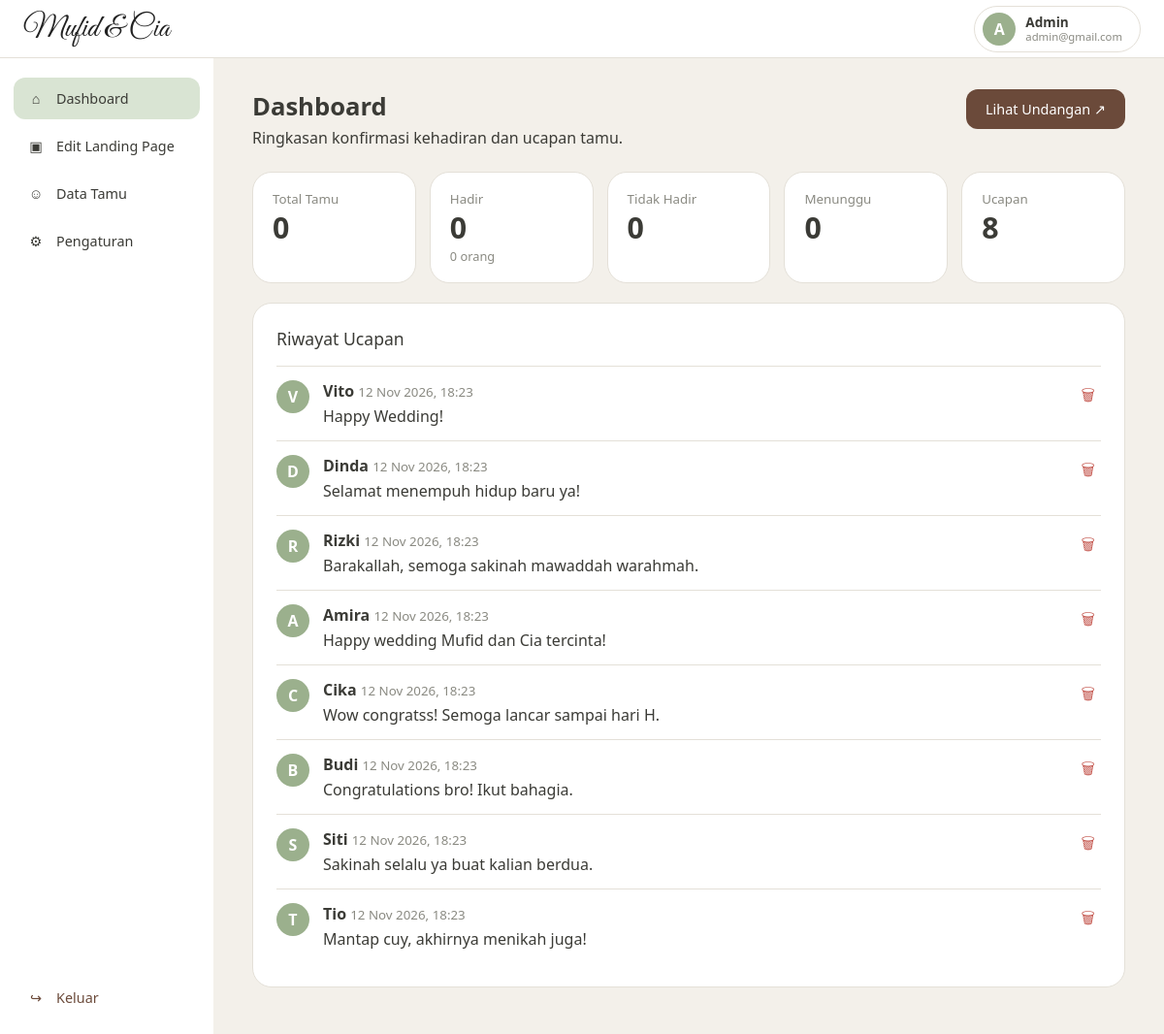
The page /admin/index.php (signed in) on the database its author committed.
### tables this page shows
CREATE TABLE IF NOT EXISTS wishes (
  id INT AUTO_INCREMENT PRIMARY KEY,
  guest_id INT NULL,
  name VARCHAR(100) NOT NULL,
  message VARCHAR(300) NOT NULL,
  created_at TIMESTAMP NOT NULL DEFAULT CURRENT_TIMESTAMP,
  FOREIGN KEY (guest_id) REFERENCES guests(id) ON DELETE SET NULL
);

### config.php (called while the page is built, shortened)
<?php
require __DIR__ . '/fields.php';
function db(): PDO {
    static $pdo;
    return $pdo ??= new PDO('mysql:host=' . DB_HOST . ';dbname=' . DB_NAME . ';charset=utf8mb4', DB_USER, DB_PASS, [
        PDO::ATTR_ERRMODE => PDO::ERRMODE_EXCEPTION,
        PDO::ATTR_DEFAULT_FETCH_MODE => PDO::FETCH_ASSOC,
    ]);
}
function e($s): string { return htmlspecialchars((string)$s, ENT_QUOTES, 'UTF-8'); }
function content_all(): array {
    global $FIELDS;
    static $all;
    if ($all === null) {
        $all = [];
        foreach ($FIELDS as $sec => $s) foreach ($s['fields'] as $k => $f) $all["$sec.$k"] = $f[2];
        foreach (db()->query('SELECT k, v FROM content') as $r) $all[$r['k']] = $r['v'];
    }
    return $all;
}
function c(string $key): string { return content_all()[$key] ?? ''; }

### admin/index.php (the view, shortened to what this page needs)
<?php
require __DIR__ . '/layout.php';
$st = db()->query("SELECT COUNT(*) total,
    COALESCE(SUM(status='hadir'),0) hadir,
    COALESCE(SUM(status='tidak_hadir'),0) tidak,
    COALESCE(SUM(status='menunggu'),0) tunggu,
    COALESCE(SUM(CASE WHEN status='hadir' THEN pax END),0) pax FROM guests")->fetch();
$wishes = db()->query('SELECT w.*, g.code FROM wishes w LEFT JOIN guests g ON g.id = w.guest_id ORDER BY w.id DESC')->fetchAll();
admin_head('Dashboard', 'index');
?>
<div class="page-head"><div><h1>Dashboard</h1><p>Ringkasan konfirmasi kehadiran dan ucapan tamu.</p></div>
  <a class="btn" href="../index.php" target="_blank">Lihat Undangan ↗</a></div>
<div class="stats">
  <div class="card stat"><small>Total Tamu</small><b><?= (int)$st['total'] ?></b></div>
  <div class="card stat"><small>Hadir</small><b><?= (int)$st['hadir'] ?></b><em><?= (int)$st['pax'] ?> orang</em></div>
  <div class="card stat"><small>Tidak Hadir</small><b><?= (int)$st['tidak'] ?></b></div>
  <div class="card stat"><small>Menunggu</small><b><?= (int)$st['tunggu'] ?></b></div>
  <div class="card stat"><small>Ucapan</small><b><?= count($wishes) ?></b></div>
</div>
<div class="card">
  <h2>Riwayat Ucapan</h2>
  <?php foreach ($wishes as $w): ?>
    <div class="wish">
      <span class="avatar"><?= e(mb_strtoupper(mb_substr($w['name'], 0, 1))) ?></span>
      <div class="grow"><b><?= e($w['name']) ?></b> <small><?= e(date('d M Y, H:i', strtotime($w['created_at']))) ?></small>
        <p><?= e($w['message']) ?></p></div>
      <form method="post" onsubmit="return confirm('Hapus ucapan ini?')">
        <button class="icon danger" name="delete_wish" value="<?= (int)$w['id'] ?>" title="Hapus">🗑</button>
      </form>
    </div>
  <?php endforeach; ?>
</div>
<?php admin_foot(); ?>

### admin/layout.php (shortened to what this page needs)
<?php
require __DIR__ . '/../config.php';
function admin_head(string $title, string $active): void {
    $menu = [
        'index'    => ['Dashboard', 'index.php', '⌂'],
        'landing'  => ['Edit Landing Page', 'landing.php', '▣'],
        'guests'   => ['Data Tamu', 'guests.php', '☺'],
        'settings' => ['Pengaturan', 'settings.php', '⚙'],
    ];
    ?>
<!DOCTYPE html>
<html lang="id">
<head>
<link rel="stylesheet" href="css/admin.css">
</head>
<body>
<header class="topbar">
  <a class="brand" href="index.php"><?= e(c('cover.couple')) ?></a>
  <div class="user">
    <span class="avatar">A</span>
    <span><b>Admin</b><small><?= e($_SESSION['admin_email'] ?? '') ?></small></span>
  </div>
</header>
<div class="shell">
  <nav class="side">
    <?php foreach ($menu as $key => [$label, $href, $icon]): ?>
      <a href="<?= $href ?>" class="<?= $key === $active ? 'on' : '' ?>"><i><?= $icon ?></i><?= e($label) ?></a>
    <?php endforeach; ?>
    <a href="logout.php" class="logout"><i>↪</i>Keluar</a>
  </nav>
  <main class="main">
<?php
}
function admin_foot(string $script = ''): void {
    echo "  </main>\n</div>\n<script>window.CSRF = " . json_encode(csrf()) . ";</script>\n";
    echo "</body>\n</html>\n";
}

### admin/css/admin.css (style rules this page uses)
:root { --bg:#f3f0ea; --sage:#d9e4d3; --brown:#6b4a3a; --ink:#3b3b36; --muted:#8a8a82; --line:#e4e0d8; --red:#c4574f; --gold:#c9963a; --green:#5b8c68; }
* { box-sizing: border-box; }
body { margin:0; font-family: system-ui, "Segoe UI", sans-serif; color:var(--ink); background:var(--bg); }
h1 { margin:0; font-size:1.6rem; }
h2 { margin:0 0 1rem; font-size:1.1rem; font-weight:500; }
p { margin:.25rem 0; }
.muted, small, .sub { color:var(--muted); }
.topbar { height:60px; background:#fff; display:flex; align-items:center; justify-content:space-between; padding:0 24px; border-bottom:1px solid var(--line); }
.brand { font-family:"Great Vibes", cursive; font-size:2rem; color:#222; text-decoration:none; }
.user { display:flex; align-items:center; gap:10px; border:1px solid var(--line); border-radius:999px; padding:6px 18px 6px 8px; }
.user span:last-child { display:flex; flex-direction:column; line-height:1.2; font-size:.85rem; }
.avatar { width:34px; height:34px; border-radius:50%; background:#9bb08d; color:#fff; display:inline-flex; align-items:center; justify-content:center; font-weight:600; flex-shrink:0; }
.shell { display:flex; min-height:calc(100vh - 60px); }
.side { width:220px; background:#fff; padding:20px 14px; display:flex; flex-direction:column; gap:6px; flex-shrink:0; }
.side a { display:flex; align-items:center; gap:12px; padding:12px 14px; border-radius:12px; color:var(--ink); text-decoration:none; font-size:.9rem; }
.side a i { font-style:normal; width:18px; text-align:center; }
.side a.on { background:var(--sage); }
.side .logout { margin-top:auto; color:var(--brown); }
.main { flex:1; padding:32px 40px; min-width:0; }
.page-head { display:flex; justify-content:space-between; align-items:flex-start; margin-bottom:20px; gap:16px; }
.card { background:#fff; border:1px solid var(--line); border-radius:20px; padding:24px; margin-bottom:20px; }
.btn { display:inline-block; background:var(--brown); color:#fff; border:0; border-radius:12px; padding:11px 20px; font-size:.9rem; cursor:pointer; text-decoration:none; }
.stats { display:grid; grid-template-columns:repeat(5, 1fr); gap:14px; margin-bottom:20px; }
.stat { margin:0; padding:18px 20px; display:flex; flex-direction:column; }
.stat b { font-size:1.9rem; font-weight:600; }
.stat em { font-style:normal; font-size:.8rem; color:var(--muted); }
.wish { display:flex; gap:14px; align-items:flex-start; padding:14px 0; border-top:1px solid var(--line); }
.wish p { margin:4px 0 0; }
.grow { flex:1; }
.icon { background:none; border:0; cursor:pointer; font-size:1rem; padding:4px 6px; border-radius:8px; }
.icon.danger { color:var(--red); }

### rows shown on the page
wishes: name "V", name "Vito", created_at "12 Nov 2026, 18:23", message "Happy Wedding!", $w['id'] 8 (drawn)
wishes: name "D", name "Dinda", created_at "12 Nov 2026, 18:23", message "Selamat menempuh hidup baru ya!", $w['id'] 7 (drawn)
wishes: name "R", name "Rizki", created_at "12 Nov 2026, 18:23", message "Barakallah, semoga sakinah mawaddah warahmah.", $w['id'] 6 (drawn)
wishes: name "A", name "Amira", created_at "12 Nov 2026, 18:23", message "Happy wedding Mufid dan Cia tercinta!", $w['id'] 5 (drawn)
wishes: name "C", name "Cika", created_at "12 Nov 2026, 18:23", message "Wow congratss! Semoga lancar sampai hari H.", $w['id'] 4 (drawn)
wishes: name "B", name "Budi", created_at "12 Nov 2026, 18:23", message "Congratulations bro! Ikut bahagia.", $w['id'] 3 (drawn)
wishes: name "S", name "Siti", created_at "12 Nov 2026, 18:23", message "Sakinah selalu ya buat kalian berdua.", $w['id'] 2 (drawn)
wishes: name "T", name "Tio", created_at "12 Nov 2026, 18:23", message "Mantap cuy, akhirnya menikah juga!", $w['id'] 1 (drawn)

### other values the page prints
c('cover.couple') "Mufid & Cia"
$_SESSION['admin_email'] "admin@gmail.com"
$icon "⌂"
$label "Dashboard"
$icon "▣"
$label "Edit Landing Page"
$icon "☺"
$label "Data Tamu"
$icon "⚙"
$label "Pengaturan"
$st['total'] "0"
$st['hadir'] "0"
$st['pax'] "0"
$st['tidak'] "0"
$st['tunggu'] "0"
